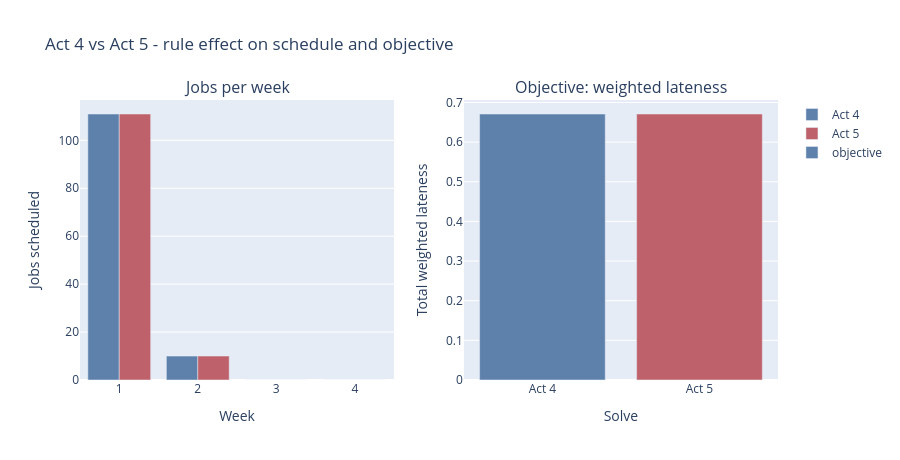

This figure's notebook cell:
### Code cell
wk4 = df4.groupby('week').size().reindex([1, 2, 3, 4], fill_value=0).rename('Act 4 (baseline)').reset_index()
wk5 = df5.groupby('week').size().reindex([1, 2, 3, 4], fill_value=0).rename('Act 5 (priority rule)').reset_index()
fig = make_subplots(rows=1, cols=2, subplot_titles=('Jobs per week', 'Objective: weighted lateness'))
fig.add_trace(go.Bar(name='Act 4', x=wk4['week'], y=wk4['Act 4 (baseline)'], marker_color='#5e81ac'), row=1, col=1)
fig.add_trace(go.Bar(name='Act 5', x=wk5['week'], y=wk5['Act 5 (priority rule)'], marker_color='#bf616a'), row=1, col=1)
fig.add_trace(go.Bar(name='objective', x=['Act 4', 'Act 5'], y=[si4.objective_value, si5.objective_value], marker_color=['#5e81ac', '#bf616a']), row=1, col=2)
fig.update_xaxes(title_text='Week', row=1, col=1)
fig.update_xaxes(title_text='Solve', row=1, col=2)
fig.update_yaxes(title_text='Jobs scheduled', row=1, col=1)
fig.update_yaxes(title_text='Total weighted lateness', row=1, col=2)
fig.update_layout(height=460, barmode='group', title_text='Act 4 vs Act 5 - rule effect on schedule and objective')
fig

### Figure 1 — Plotly figure (JSON) as saved in the notebook; plotly's stock layout.template omitted (floating-point values rounded to 4 significant figures)
{"data": [{"marker": {"color": "#5e81ac"}, "name": "Act 4", "type": "bar", "x": [1, 2, 3, 4], "xaxis": "x", "y": [111, 10, 0, 0], "yaxis": "y"}, {"marker": {"color": "#bf616a"}, "name": "Act 5", "type": "bar", "x": [1, 2, 3, 4], "xaxis": "x", "y": [111, 10, 0, 0], "yaxis": "y"}, {"marker": {"color": ["#5e81ac", "#bf616a"]}, "name": "objective", "type": "bar", "x": ["Act 4", "Act 5"], "xaxis": "x2", "y": [0.6709, 0.6709], "yaxis": "y2"}], "layout": {"annotations": [{"font": {"size": 16}, "showarrow": false, "text": "Jobs per week", "x": 0.225, "xanchor": "center", "xref": "paper", "y": 1.0, "yanchor": "bottom", "yref": "paper"}, {"font": {"size": 16}, "showarrow": false, "text": "Objective: weighted lateness", "x": 0.775, "xanchor": "center", "xref": "paper", "y": 1.0, "yanchor": "bottom", "yref": "paper"}], "barmode": "group", "height": 460, "title": {"text": "Act 4 vs Act 5 - rule effect on schedule and objective"}, "xaxis": {"anchor": "y", "domain": [0.0, 0.45], "title": {"text": "Week"}}, "xaxis2": {"anchor": "y2", "domain": [0.55, 1.0], "title": {"text": "Solve"}}, "yaxis": {"anchor": "x", "domain": [0.0, 1.0], "title": {"text": "Jobs scheduled"}}, "yaxis2": {"anchor": "x2", "domain": [0.0, 1.0], "title": {"text": "Total weighted lateness"}}}}
